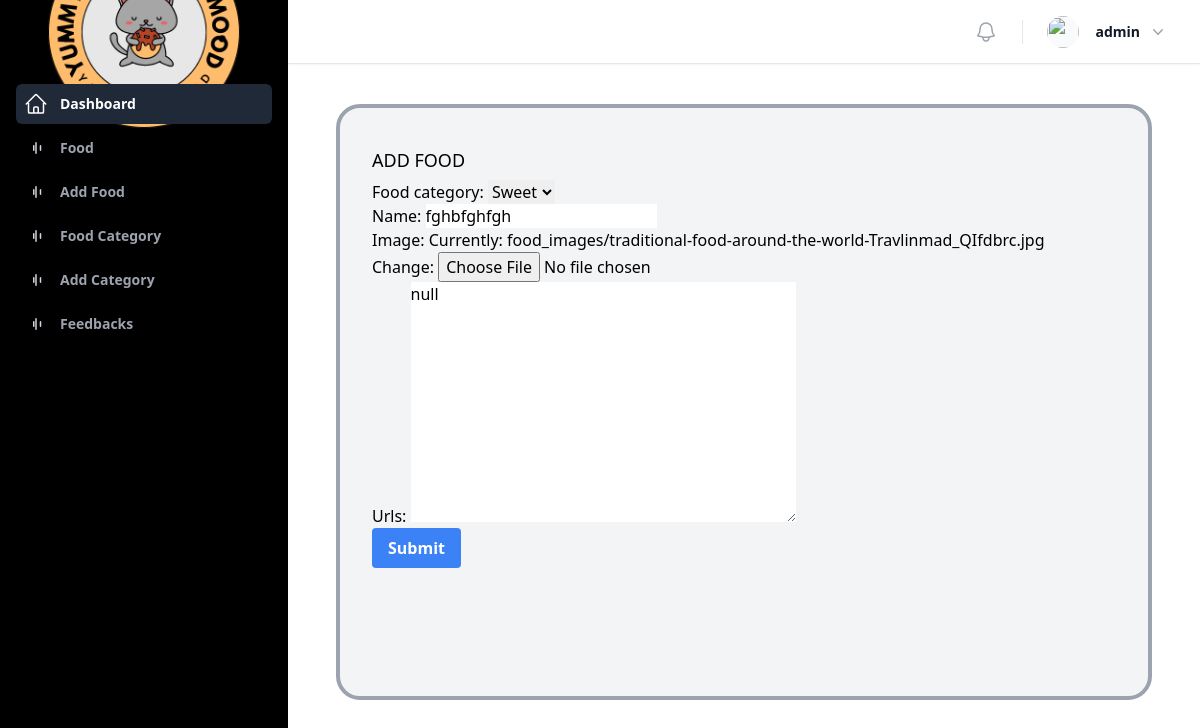
/dashboard/food/edit/3 (signed in), run on an earlier commit of the app's database.
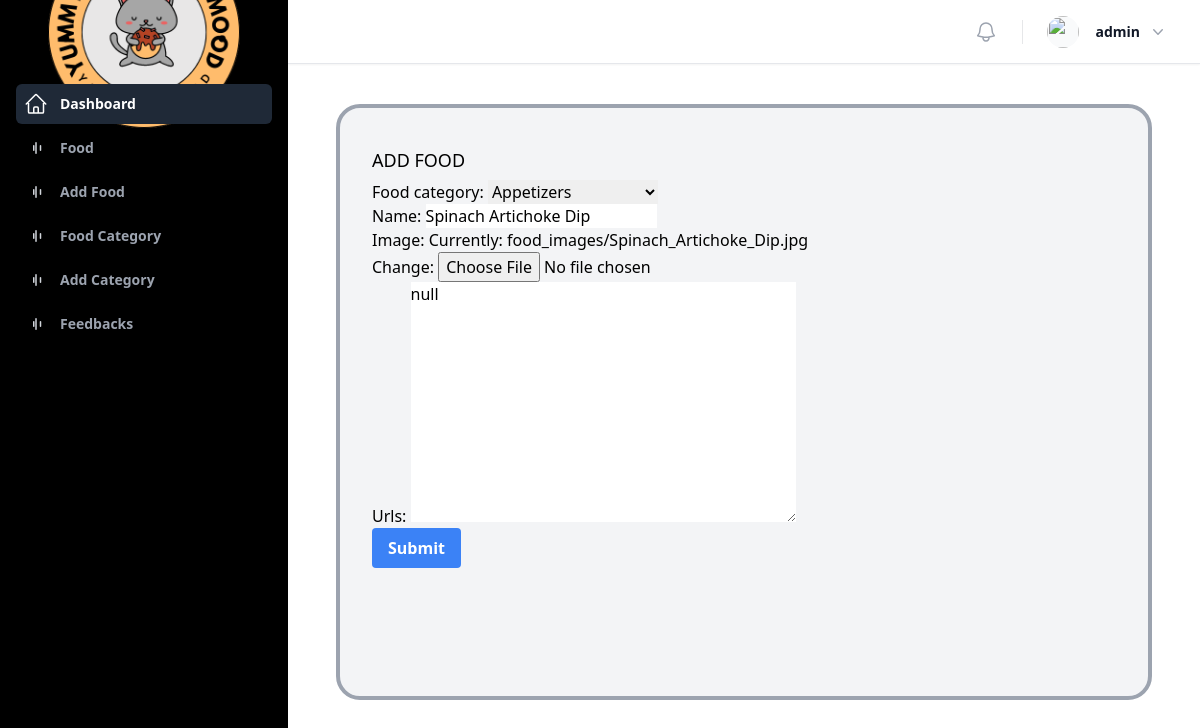
And on a later commit of the database.
### food/models.py (models this page shows, shortened)
class Food(models.Model):
    food_category = models.ForeignKey(FoodCategory, on_delete=models.CASCADE)
    name = models.CharField(max_length=50)
    image = models.ImageField(upload_to='food_images')
    urls = JSONField(blank=True, null=True)

class FoodCategory(models.Model):
    name = models.CharField(max_length=50)
    class Meta:
        verbose_name_plural = 'Food Categories'
    def __str__(self):
        return self.name

### dashboard/views.py (the view, shortened to what this page needs)
# urls.py: path('food/edit/<int:food_id>', FoodEditView.as_view(), name="food_edit"),
class FoodEditView(LoginRequired, View):
    def get(self, request, *args, **kwargs):
        food_id = kwargs["food_id"]
        food = Food.objects.get(id=food_id)
        form = FoodForm(instance=food)
        context = {
            "form": form
        }
        return render(request, 'dashboard/food_add.html', context)

### dashboard/forms.py
class FoodForm(forms.ModelForm):
    class Meta:
        model = Food
        fields = "__all__"

### userprofile/mixin.py (called while the page is built)
    def dispatch(self, request, *args, **kwargs):
        if request.user.is_authenticated:
            return super().dispatch(request, *args, **kwargs)
        else:
            return redirect('login')

### dashboard/templates/dashboard/food_add.html (shortened to what this page needs)
{% extends "dashboard/base.html" %}
{% load tailwind_filters %}
{% block container %}
<div class="grid mb-4 pb-10 px-8 mx-4 rounded-3xl bg-gray-100 border-4 border-gray-400">
    <div class="grid grid-cols-12 gap-6">
        <div class="grid grid-cols-12 col-span-12 gap-6 xxl:col-span-9">
            <div class="col-span-12 mt-8">
                <div class="flex items-center h-10 intro-y">
                    <h2 class="mr-5 text-lg font-medium truncate">ADD FOOD</h2>
                </div>
              <form action="" method="post"  enctype="multipart/form-data">
                {{ form|crispy }}
                <button type="submit" class="bg-blue-500 hover:bg-blue-700 text-white font-bold py-2 px-4 rounded">
                    Submit
              </form>
            </div>
        </div>
    </div>
</div>
{% endblock %}

What changed in the data, as far as the page shows it:
removed FoodCategory: name "fghbfghfgh"
changed Food "null": food_category "Sweet" → "Appetizers"
added FoodCategory: name "Spinach Artichoke Dip"
Also different on the page:
text no longer shown: "Food category: Name: Image: Currently: food_images/traditional-food-around-the-world-Travlinmad_QIfdbrc.jpg Change: Urls:"
text now shown: "Food category: Name: Image: Currently: food_images/Spinach_Artichoke_Dip.jpg Change: Urls:"
